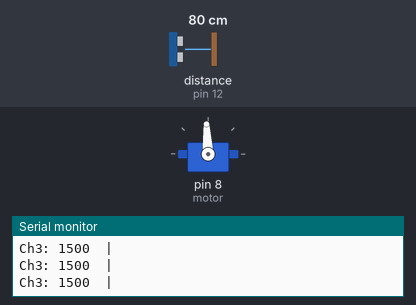
Recording of a sketch running on a simulated Arduino Uno, built with avr-gcc and run on an emulated ATmega328P. Parts: servo, the last lines printed to the serial monitor. Inputs (shaded band) come from the test bench; at power-on: distance to the obstacle (sensor on pin 12) 80 cm. The echo pulse lasts 58.3 µs per cm.

Above: at 1.2 s.
1.3 s: distance to the obstacle (sensor on pin 12) set to 32 cm
4.3 s: distance to the obstacle (sensor on pin 12) set to 26 cm
At 5.0 s:
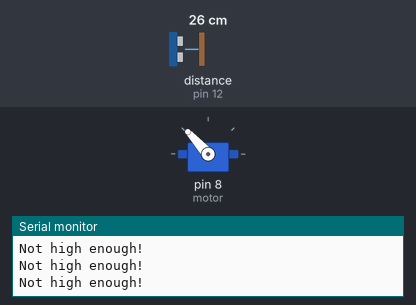
5.8 s: distance to the obstacle (sensor on pin 12) set to 35 cm
At 6.5 s:
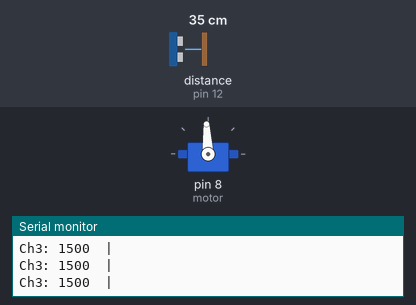
7.3 s: distance to the obstacle (sensor on pin 12) set to 2 cm
At 8.1 s:
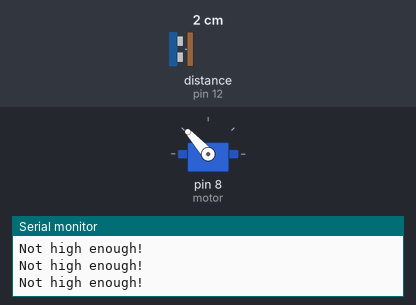
Timing chart, 0 to 9.8 s (numbered marks = the images above; inputs shaded):
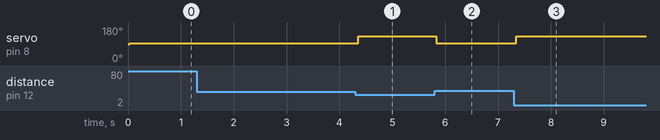

The sketch:

Hover.ino
```cpp
#include <Servo.h>
#include "SR04.h"
#define TRIG_PIN 12
#define ECHO_PIN 11
SR04 sr04 = SR04(ECHO_PIN, TRIG_PIN);
long distance;
int ch1;
int ch2;
int ch3 = 1500;
int ch4;

Servo motor;
int turn;

void setup()
{
  //pinMode(5, INPUT); // Set input pin 5 as an input
  //pinMode(6, INPUT);
  pinMode(8, INPUT);
  //pinMode(8, INPUT);
  Serial.begin(9600); // Pour a bowl of Serial

  motor.attach(8);
}

void loop()
{
  distance = sr04.Distance();
  if(distance < 30) {
    Serial.println("Not high enough!");
    motor.writeMicroseconds(1900);
  }
  //ch1 = pulseIn(5, HIGH); // Read the pulse
  //ch2 = pulseIn(6, HIGH);
  //ch3 = pulseIn(7, HIGH);
  //ch4 = pulseIn(8, HIGH);
  else {
  Serial.print("Ch3: ");
  Serial.print(ch3);
  Serial.print("  |  ");
  motor.writeMicroseconds(ch3);
  Serial.print("\n");
  }

}
```

Measured:
- the behaviour switches between 30 and 29 cm on distance to the obstacle (sensor on pin 12) (found by bisection; images 0 and 1)
- after the input at 4.3 s, servo on pin 8 (motor): 93° → 132° after 0.05 s
- after the input at 5.8 s, servo on pin 8 (motor): 132° → 93° at once
- after the input at 7.3 s, servo on pin 8 (motor): 93° → 132° at once
